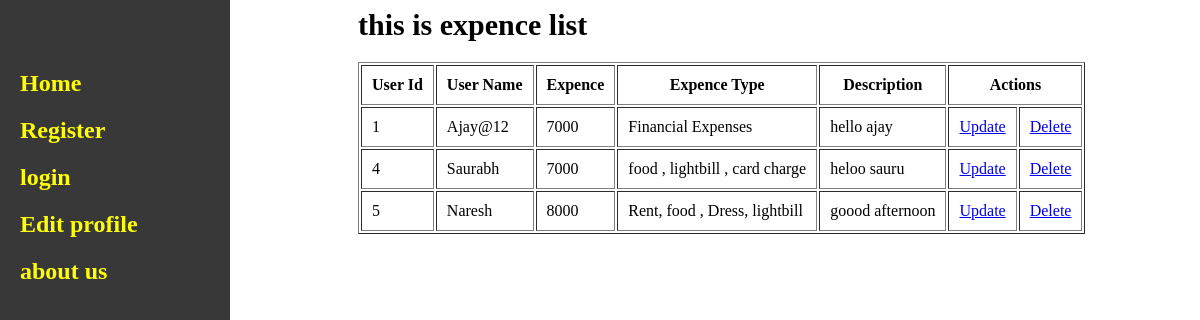
The app's page /exp-expencelist with its own data.
### expence/models.py (models this page shows)
class Expence(models.Model):
    User = models.ForeignKey(User,on_delete = models.CASCADE)
    expence = models.IntegerField()
    expense_type = models.CharField(max_length=30)
    expence_date = models.DateField(auto_now=True)
    description = models.TextField(max_length = 300)
    class Meta:
        db_table = 'expence'

### expence/views.py (the view)
# urls.py: path('expencelist',v.expence_list, name = 'exl'),
def expence_list(request):
    expo = Expence.objects.all()
    return render(request,'expencelist.html',{'expo':expo})

### expence/templates/expencelist.html (shortened to what this page needs)
{%extends 'sidebar.html'%}
{%block body%}
<h1>this is expence list </h1>
<table border="1" cellpadding="10">
    <tr>
        <th>User Id</th>
        <th>User Name</th>
        <th>Expence</th>
        <th>Expence Type</th>
        <th>Description</th>
        <th colspan="2">Actions</th>
    </tr>
    {%for j in expo%}
    <tr>
        <td>{{j.id}}</td>
        <td>{{j.User}}</td>
        <td>{{j.expence}}</td>
        <td>{{j.expense_type}}</td>
        <td>{{j.description}}</td>
        <td><a href="{%url 'expence:edit' j.id%}">Update</a></td>
        <td><a href="{%url 'expence:remove' j.id%}">Delete</a></td>
    </tr>
    {% endfor %}
</table>
{%endblock%}

### account/static/css/style.css (style rules this page uses)
h1 { font-size: 30px; }

### records on screen
Expence: id "1", User "Ajay@12", expence "7000", expense_type "Financial Expenses", description "hello ajay"
Expence: id "4", User "Saurabh", expence "7000", expense_type "food , lightbill , card charge", description "heloo sauru"
Expence: id "5", User "Naresh", expence "8000", expense_type "Rent, food , Dress, lightbill", description "goood afternoon"
